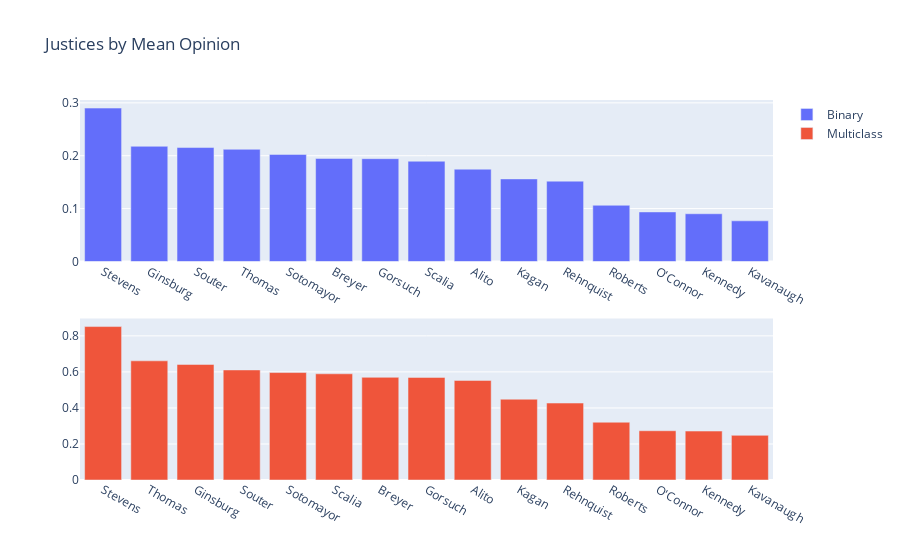

Write notebook code for a chart like this one.
### Markdown cell above
### Mean Level of Dissent
There are 2 different coding frameworks used here.  The first is a binary framework where justice opinions are either coded as agree with majority or disagree with majority.  The second is a discreet multiclass framework where justice opinions are coded as varying levels of agreement or disagreement.

Justice's opinions on cases (binary):
- 0 = Agreed with Majority Opinion
- 1 = Disagreed with Majority Opinion

Justice's opinions on cases (multiclass):
- 0 = Wrote or Joined Majority
- 1 = Wrote or Joined a Concurrence
- 2 = Wrote or Joined a Concurrence/Dissent
- 3 = Wrote or Joined a Dissent

The graph below illustrates the mean opinion of a justice.  A greater mean opinion equates to a greater tendency to have a differing opinion than the majority opinion.

### Code cell
fig = make_subplots(rows=2, cols=1)

justices = adj_df.index
j_mean_bin = pd.DataFrame(adj_df.mean(axis=1)).reset_index()[0]
j_mean_mul = pd.DataFrame(mul_df.mean(axis=1)).reset_index()[0]

fig.add_trace(go.Bar(x=justices, y=j_mean_bin, name='Binary'), row=1, col=1)
fig.add_trace(go.Bar(x=justices, y=j_mean_mul, name='Multiclass'), row=2, col=1)

fig.update_xaxes(categoryorder='total descending')
fig.update_layout(title='Justices by Mean Opinion')

### Figure 1 — Plotly figure (JSON) as saved in the notebook; plotly's stock layout.template omitted (floating-point values rounded to 4 significant figures)
{"data": [{"name": "Binary", "type": "bar", "x": ["Alito", "Breyer", "Ginsburg", "Gorsuch", "Kagan", "Kavanaugh", "Kennedy", "O'Connor", "Rehnquist", "Roberts", "Scalia", "Sotomayor", "Souter", "Stevens", "Thomas"], "xaxis": "x", "y": [0.1745, 0.1949, 0.2178, 0.1944, 0.1562, 0.07692, 0.09031, 0.09375, 0.152, 0.1063, 0.1896, 0.2024, 0.2155, 0.2901, 0.2122], "yaxis": "y"}, {"name": "Multiclass", "type": "bar", "x": ["Alito", "Breyer", "Ginsburg", "Gorsuch", "Kagan", "Kavanaugh", "Kennedy", "O'Connor", "Rehnquist", "Roberts", "Scalia", "Sotomayor", "Souter", "Stevens", "Thomas"], "xaxis": "x2", "y": [0.5527, 0.5699, 0.6414, 0.5694, 0.4484, 0.2479, 0.2716, 0.2734, 0.4271, 0.3207, 0.5895, 0.5963, 0.6108, 0.8516, 0.6614], "yaxis": "y2"}], "layout": {"title": {"text": "Justices by Mean Opinion"}, "xaxis": {"anchor": "y", "categoryorder": "total descending", "domain": [0, 1]}, "xaxis2": {"anchor": "y2", "categoryorder": "total descending", "domain": [0, 1]}, "yaxis": {"anchor": "x", "domain": [0.575, 1]}, "yaxis2": {"anchor": "x2", "domain": [0, 0.425]}}}
